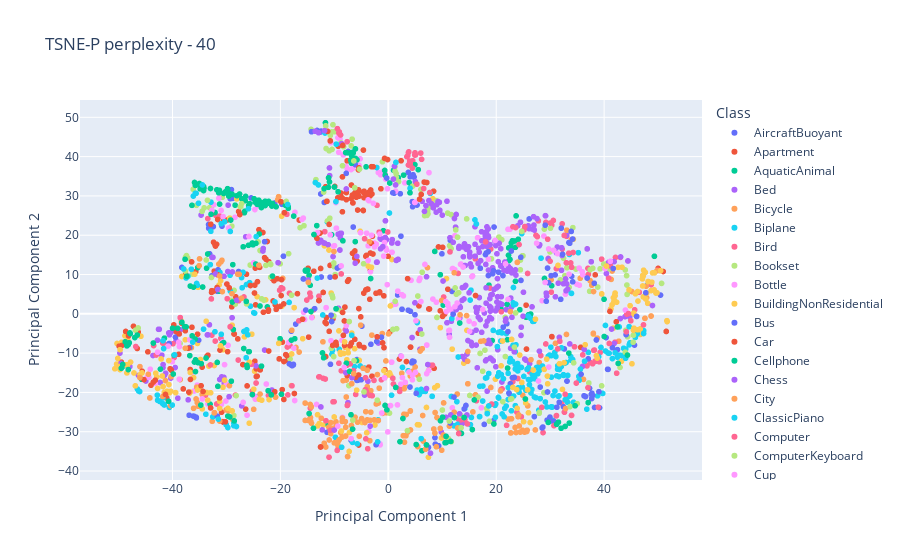

The notebook cell this image was saved under:
### Code cell
X_embedded = TSNE(n_components=2, learning_rate='auto',init='random', perplexity=40,early_exaggeration=20).fit_transform(X)
tsne_df = pd.DataFrame(data=X_embedded, columns=['PCA1', 'PCA2'])
tsne_df['Class'] = Y['class']  # Add the class labels
tsne_df['Name']=Y["mesh_name"]

plot_data2(tsne_df,"PCA1","PCA2",subset=None,title="TSNE-P perplexity - 40",html_filename="plot_tsne_perplexity_40_complete.html")
